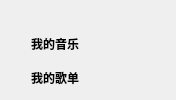
         <widget class="QWidget" name="leftWidget" native="true">
          <property name="sizePolicy">
           <sizepolicy hsizetype="Expanding" vsizetype="Expanding">
            <horstretch>3</horstretch>
            <verstretch>3</verstretch>
           </sizepolicy>
          </property>
          <property name="maximumSize">
           <size>
            <width>176</width>
            <height>16777215</height>
           </size>
          </property>
          <layout class="QGridLayout" name="gridLayout_2">
           <property name="horizontalSpacing">
            <number>7</number>
           </property>
           <item row="0" column="0">
            <widget class="QWidget" name="lycWidget" native="true">
             <property name="sizePolicy">
              <sizepolicy hsizetype="Expanding" vsizetype="Expanding">
               <horstretch>0</horstretch>
               <verstretch>10</verstretch>
              </sizepolicy>
             </property>
             <property name="maximumSize">
              <size>
               <width>154</width>
               <height>179</height>
              </size>
             </property>
            </widget>
           </item>
           <item row="2" column="0">
            <widget class="QWidget" name="musicListWidget" native="true">
             <property name="sizePolicy">
              <sizepolicy hsizetype="Expanding" vsizetype="Expanding">
               <horstretch>0</horstretch>
               <verstretch>10</verstretch>
              </sizepolicy>
             </property>
             <property name="maximumSize">
              <size>
               <width>154</width>
               <height>16777215</height>
              </size>
             </property>
             <widget class="QLabel" name="labeltle">
              <property name="geometry">
               <rect>
                <x>20</x>
                <y>0</y>
                <width>72</width>
                <height>15</height>
               </rect>
              </property>
              <property name="font">
               <font>
                <weight>75</weight>
                <bold>true</bold>
               </font>
              </property>
              <property name="text">
               <string>我的歌单</string>
              </property>
             </widget>
            </widget>
           </item>
           <item row="1" column="0">
            <widget class="QWidget" name="myWidget" native="true">
             <property name="sizePolicy">
              <sizepolicy hsizetype="Expanding" vsizetype="Expanding">
               <horstretch>0</horstretch>
               <verstretch>15</verstretch>
              </sizepolicy>
             </property>
             <property name="maximumSize">
              <size>
               <width>154</width>
               <height>270</height>
              </size>
             </property>
             <widget class="QPushButton" name="localBtn">
              <property name="geometry">
               <rect>
                <x>0</x>
                <y>20</y>
                <width>150</width>
                <height>40</height>
               </rect>
              </property>
              <property name="sizePolicy">
               <sizepolicy hsizetype="Fixed" vsizetype="Fixed">
                <horstretch>0</horstretch>
                <verstretch>0</verstretch>
               </sizepolicy>
              </property>
              <property name="font">
               <font>
                <family>微软雅黑</family>
                <pointsize>10</pointsize>
                <weight>75</weight>
                <italic>false</italic>
                <bold>true</bold>
                <underline>false</underline>
                <strikeout>false</strikeout>
                <stylestrategy>NoAntialias</stylestrategy>
                <kerning>true</kerning>
               </font>
              </property>
              <property name="cursor">
               <cursorShape>PointingHandCursor</cursorShape>
              </property>
              <property name="mouseTracking">
               <bool>true</bool>
              </property>
              <property name="tabletTracking">
               <bool>false</bool>
              </property>
              <property name="text">
               <string>本地音乐</string>
              </property>
              <property name="autoRepeatDelay">
               <number>300</number>
              </property>
              <property name="autoRepeatInterval">
               <number>100</number>
              </property>
              <property name="autoDefault">
               <bool>false</bool>
              </property>
              <property name="default">
               <bool>false</bool>
              </property>
              <property name="flat">
               <bool>true</bool>
              </property>
             </widget>
             <widget class="QPushButton" name="collBtn">
              <property name="geometry">
               <rect>
                <x>0</x>
                <y>60</y>
                <width>150</width>
                <height>40</height>
               </rect>
              </property>
              <property name="font">
               <font>
                <family>微软雅黑</family>
                <pointsize>10</pointsize>
                <weight>75</weight>
                <bold>true</bold>
               </font>
              </property>
              <property name="cursor">
               <cursorShape>PointingHandCursor</cursorShape>
              </property>
              <property name="mouseTracking">
               <bool>true</bool>
              </property>
              <property name="text">
               <string>我的收藏</string>
              </property>
              <property name="flat">
               <bool>true</bool>
              </property>
             </widget>
             <widget class="QLabel" name="myMusicLabel">
              <property name="geometry">
               <rect>
                <x>20</x>
                <y>0</y>
                <width>72</width>
                <height>15</height>
               </rect>
              </property>
              <property name="font">
               <font>
                <family>微软雅黑</family>
                <weight>75</weight>
                <bold>true</bold>
               </font>
              </property>
              <property name="text">
               <string>我的音乐</string>
              </property>
             </widget>
            </widget>
           </item>
          </layout>
         </widget>
